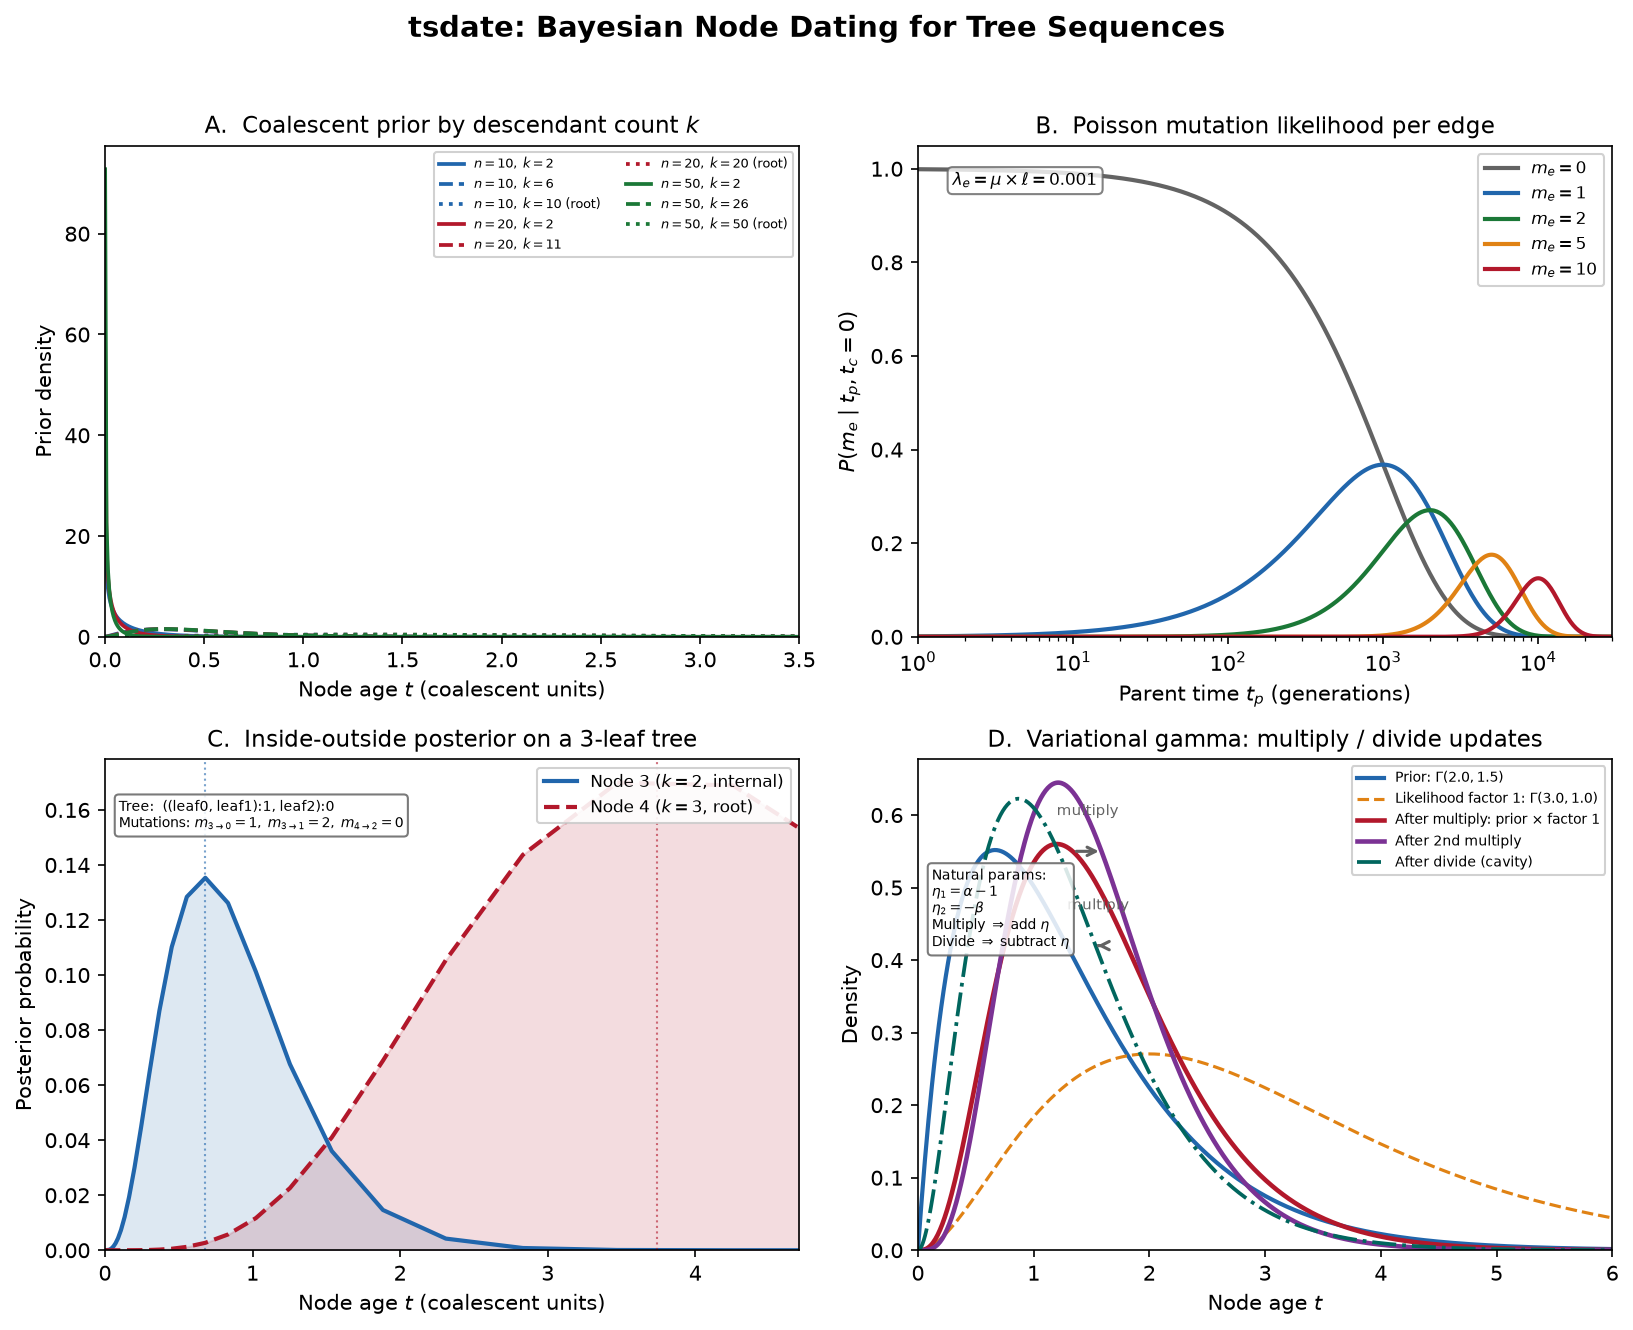

Recreate this plot in Python.
"""
Figure: tsdate algorithm -- four-panel overview.

Panel A: Coalescent prior -- conditional coalescent moments for different
         sample sizes, showing gamma priors on node age by descendant count.
Panel B: Edge likelihood -- Poisson mutation likelihood as a function of
         parent time for edges with different mutation counts.
Panel C: Inside-outside posterior -- posterior distributions over a time grid
         for nodes with different roles in a small tree.
Panel D: Variational gamma -- GammaDistribution multiply/divide operations
         showing prior -> posterior evolution.
"""

import matplotlib.pyplot as plt
import numpy as np
from scipy.stats import gamma as gamma_dist

from watchgen.mini_tsdate import (
    GammaDistribution,
    compute_posteriors,
    conditional_coalescent_moments,
    edge_likelihood,
    edge_likelihood_matrix,
    gamma_params_from_moments,
    make_time_grid,
)

# -- Style ---------------------------------------------------------------
plt.rcParams.update({
    "font.size": 10,
    "axes.titlesize": 11,
    "axes.labelsize": 10,
    "figure.dpi": 150,
    "font.family": "sans-serif",
})

C_BLUE = "#2166AC"
C_RED = "#B2182B"
C_GREEN = "#1B7837"
C_ORANGE = "#E08214"
C_PURPLE = "#7B3294"
C_GREY = "#636363"
C_TEAL = "#01665E"

fig, axes = plt.subplots(2, 2, figsize=(11, 9))
fig.suptitle(
    "tsdate: Bayesian Node Dating for Tree Sequences",
    fontsize=14, fontweight="bold", y=0.98,
)

# =================================================================
# Panel A -- Coalescent Prior: gamma priors by descendant count
# =================================================================
ax = axes[0, 0]

sample_sizes = [10, 20, 50]
colors_n = [C_BLUE, C_RED, C_GREEN]
t_vals = np.linspace(0.001, 3.5, 500)

for n, col in zip(sample_sizes, colors_n):
    moments = conditional_coalescent_moments(n)
    # Plot gamma prior densities for a few representative k values
    k_values = sorted(moments.keys())
    # Pick k = 2 (smallest subtree), a middle k, and k = n (root)
    k_picks = [2, k_values[len(k_values) // 2], n]
    linestyles = ["-", "--", ":"]

    for k, ls in zip(k_picks, linestyles):
        mean, var = moments[k]
        alpha, beta = gamma_params_from_moments(mean, var)
        if alpha > 0 and beta > 0:
            pdf_vals = gamma_dist.pdf(t_vals, a=alpha, scale=1.0 / beta)
            label = f"$n={n},\\; k={k}$" if n == sample_sizes[0] or k == 2 else None
            if k == 2:
                label = f"$n={n},\\; k=2$"
            elif k == n:
                label = f"$n={n},\\; k={n}$ (root)"
            else:
                label = f"$n={n},\\; k={k}$"
            ax.plot(t_vals, pdf_vals, color=col, ls=ls, lw=1.8, label=label)

ax.set_xlabel("Node age $t$ (coalescent units)")
ax.set_ylabel("Prior density")
ax.set_title("A.  Coalescent prior by descendant count $k$")
ax.legend(fontsize=6, ncol=2, loc="upper right", framealpha=0.9)
ax.set_xlim(0, 3.5)
ax.set_ylim(bottom=0)

# =================================================================
# Panel B -- Edge Likelihood: Poisson likelihood vs parent time
# =================================================================
ax = axes[0, 1]

lambda_e = 0.001  # mu * span
t_child = 0.0     # child is a leaf at time 0
t_parent_range = np.geomspace(1.0, 30_000.0, 500)

mutation_counts = [0, 1, 2, 5, 10]
colors_m = [C_GREY, C_BLUE, C_GREEN, C_ORANGE, C_RED]

for m_e, col in zip(mutation_counts, colors_m):
    likelihoods = np.array([
        edge_likelihood(m_e, lambda_e, tp, t_child)
        for tp in t_parent_range
    ])
    ax.plot(t_parent_range, likelihoods, color=col, lw=2,
            label=f"$m_e = {m_e}$")

ax.set_xlabel("Parent time $t_p$ (generations)")
ax.set_ylabel("$P(m_e \\mid t_p, t_c=0)$")
ax.set_title("B.  Poisson mutation likelihood per edge")
ax.legend(fontsize=8, loc="upper right", framealpha=0.9)
ax.set_xscale("log")
ax.set_xlim(t_parent_range[0], t_parent_range[-1])
ax.set_ylim(bottom=0)

# Annotate the rate
ax.text(
    0.05, 0.92,
    f"$\\lambda_e = \\mu \\times \\ell = {lambda_e}$",
    transform=ax.transAxes, fontsize=8,
    bbox={"boxstyle": "round,pad=0.3", "fc": "white", "ec": C_GREY, "alpha": 0.8},
)

# =================================================================
# Panel C -- Inside-Outside Posterior
# =================================================================
ax = axes[1, 0]

# Build a small 5-node tree (3 leaves + 2 internal)
# Topology:
#          root (node 4)
#         /           \
#    node 3            leaf 2
#   /      \
# leaf 0   leaf 1
#
# Edges: (3->0, m=1), (3->1, m=2), (4->3, m=1), (4->2, m=0)

n_leaves = 3
K = 30
grid = make_time_grid(n=50, num_points=K, grid_type="logarithmic")

mu_rate = 1e-3
span = 1.0
lam = mu_rate * span

# Build prior from coalescent moments for n=3
moments_3 = conditional_coalescent_moments(n_leaves)

# Initialize inside messages: leaves get uniform (all 1s)
inside = np.ones((5, K))
# Leaves are at time 0: delta at grid[0]
for leaf in [0, 1, 2]:
    inside[leaf, :] = 0.0
    inside[leaf, 0] = 1.0

# Compute edge likelihood matrices
L_30 = edge_likelihood_matrix(m_e=1, lambda_e=lam, grid=grid)  # edge 3->0
L_31 = edge_likelihood_matrix(m_e=2, lambda_e=lam, grid=grid)  # edge 3->1
L_43 = edge_likelihood_matrix(m_e=1, lambda_e=lam, grid=grid)  # edge 4->3
L_42 = edge_likelihood_matrix(m_e=0, lambda_e=lam, grid=grid)  # edge 4->2

# Inside pass for node 3: combine messages from children 0 and 1
msg_from_0 = np.zeros(K)
msg_from_1 = np.zeros(K)
for i in range(K):
    msg_from_0[i] = np.sum(L_30[i, :i + 1] * inside[0, :i + 1])
    msg_from_1[i] = np.sum(L_31[i, :i + 1] * inside[1, :i + 1])

inside[3, :] = msg_from_0 * msg_from_1
# Normalize to prevent underflow
s3 = inside[3, :].sum()
if s3 > 0:
    inside[3, :] /= s3

# Inside pass for node 4 (root): combine messages from children 3 and 2
msg_from_3 = np.zeros(K)
msg_from_2 = np.zeros(K)
for i in range(K):
    msg_from_3[i] = np.sum(L_43[i, :i + 1] * inside[3, :i + 1])
    msg_from_2[i] = np.sum(L_42[i, :i + 1] * inside[2, :i + 1])

inside[4, :] = msg_from_3 * msg_from_2
s4 = inside[4, :].sum()
if s4 > 0:
    inside[4, :] /= s4

# Build outside messages
outside = np.ones((5, K))

# Apply coalescent prior to root (node 4, k=3 descendants -> root)
mean_root, var_root = moments_3[n_leaves]
alpha_root, beta_root = gamma_params_from_moments(mean_root, var_root)
prior_root = gamma_dist.pdf(grid, a=alpha_root, scale=1.0 / beta_root)
prior_root[0] = 0  # root cannot be at time 0
prior_root /= prior_root.sum() + 1e-300
outside[4, :] = prior_root

# Outside for node 3: message from parent (node 4) through edge 4->3
outside[3, :] = np.zeros(K)
for j in range(K):
    # sum over parent times i >= j
    outside[3, j] = np.sum(L_43[j:, j] * outside[4, j:] * inside[4, j:] /
                           (msg_from_3[j:] + 1e-300))

# Apply prior for node 3 (k=2 descendants)
mean_3, var_3 = moments_3[2]
alpha_3, beta_3 = gamma_params_from_moments(mean_3, var_3)
prior_3 = gamma_dist.pdf(grid, a=alpha_3, scale=1.0 / beta_3)
prior_3[0] = 0
prior_3 /= prior_3.sum() + 1e-300
outside[3, :] *= prior_3
s_out3 = outside[3, :].sum()
if s_out3 > 0:
    outside[3, :] /= s_out3

# Compute posteriors for internal nodes
post = compute_posteriors(inside, outside)

# Plot posteriors for internal nodes
node_configs = [
    (3, "Node 3 ($k{=}2$, internal)", C_BLUE, "-"),
    (4, "Node 4 ($k{=}3$, root)", C_RED, "--"),
]

for node_id, label, col, ls in node_configs:
    p = post[node_id, :]
    if p.sum() > 0:
        p = p / p.sum()
    ax.fill_between(grid, p, alpha=0.15, color=col)
    ax.plot(grid, p, color=col, lw=2, ls=ls, label=label)

    # Mark posterior mean
    pmean = np.sum(p * grid)
    ax.axvline(pmean, color=col, lw=1, ls=":", alpha=0.6)

ax.set_xlabel("Node age $t$ (coalescent units)")
ax.set_ylabel("Posterior probability")
ax.set_title("C.  Inside-outside posterior on a 3-leaf tree")
ax.legend(fontsize=8, loc="upper right", framealpha=0.9)
ax.set_xlim(0, grid[-1] * 0.6)
ax.set_ylim(bottom=0)

# Add tree schematic as text annotation
ax.text(
    0.02, 0.92,
    "Tree:  ((leaf0, leaf1):1, leaf2):0\n"
    "Mutations: $m_{3{\\to}0}{=}1,\\; m_{3{\\to}1}{=}2,\\; m_{4{\\to}2}{=}0$",
    transform=ax.transAxes, fontsize=6.5, va="top",
    bbox={"boxstyle": "round,pad=0.3", "fc": "white", "ec": C_GREY, "alpha": 0.85},
)

# =================================================================
# Panel D -- Variational Gamma: multiply/divide operations
# =================================================================
ax = axes[1, 1]

t_vals_d = np.linspace(0.001, 6.0, 600)

# Start with a coalescent prior
prior = GammaDistribution(alpha=2.0, beta=1.5)

# A likelihood factor (from observing mutations on an edge)
likelihood_factor = GammaDistribution(alpha=3.0, beta=1.0)

# Multiply: prior x likelihood -> posterior
posterior = prior.multiply(likelihood_factor)

# A second likelihood factor from another edge
likelihood_factor_2 = GammaDistribution(alpha=2.0, beta=0.8)

# Multiply again: posterior x second factor -> updated posterior
posterior_2 = posterior.multiply(likelihood_factor_2)

# Divide out the first factor (cavity distribution)
cavity = posterior_2.divide(likelihood_factor)

# Plot each distribution
distributions = [
    (prior, "Prior: $\\Gamma(2.0, 1.5)$", C_BLUE, "-", 2.0),
    (likelihood_factor, "Likelihood factor 1: $\\Gamma(3.0, 1.0)$", C_ORANGE, "--", 1.5),
    (posterior, "After multiply: prior $\\times$ factor 1", C_RED, "-", 2.2),
    (posterior_2, "After 2nd multiply", C_PURPLE, "-", 2.2),
    (cavity, "After divide (cavity)", C_TEAL, "-.", 1.8),
]

for dist, label, col, ls, lw in distributions:
    if dist.alpha > 0 and dist.beta > 0:
        pdf_vals = gamma_dist.pdf(t_vals_d, a=dist.alpha, scale=1.0 / dist.beta)
        ax.plot(t_vals_d, pdf_vals, color=col, ls=ls, lw=lw, label=label)

# Add arrows to show the flow of operations
ax.annotate(
    "", xy=(prior.mean, 0.55), xytext=(posterior.mean, 0.55),
    arrowprops={"arrowstyle": "<-", "color": C_GREY, "lw": 1.5},
)
ax.text(
    (prior.mean + posterior.mean) / 2, 0.60, "multiply",
    ha="center", fontsize=7, color=C_GREY,
)

ax.annotate(
    "", xy=(posterior.mean, 0.42), xytext=(posterior_2.mean, 0.42),
    arrowprops={"arrowstyle": "<-", "color": C_GREY, "lw": 1.5},
)
ax.text(
    (posterior.mean + posterior_2.mean) / 2, 0.47, "multiply",
    ha="center", fontsize=7, color=C_GREY,
)

ax.set_xlabel("Node age $t$")
ax.set_ylabel("Density")
ax.set_title("D.  Variational gamma: multiply / divide updates")
ax.legend(fontsize=6.5, loc="upper right", framealpha=0.9)
ax.set_xlim(0, 6.0)
ax.set_ylim(bottom=0)

# Add a note about natural parameters
ax.text(
    0.02, 0.78,
    "Natural params:\n"
    "$\\eta_1 = \\alpha - 1$\n"
    "$\\eta_2 = -\\beta$\n"
    "Multiply $\\Rightarrow$ add $\\eta$\n"
    "Divide $\\Rightarrow$ subtract $\\eta$",
    transform=ax.transAxes, fontsize=6.5, va="top",
    bbox={"boxstyle": "round,pad=0.3", "fc": "white", "ec": C_GREY, "alpha": 0.85},
)

# -- Save ---------------------------------------------------------------
plt.tight_layout(rect=[0, 0, 1, 0.96])
plt.savefig("figures/fig_mini_tsdate.png", dpi=150, bbox_inches="tight")
plt.savefig("figures/fig_mini_tsdate.pdf", bbox_inches="tight")
print("Saved figures/fig_mini_tsdate.png and figures/fig_mini_tsdate.pdf")
